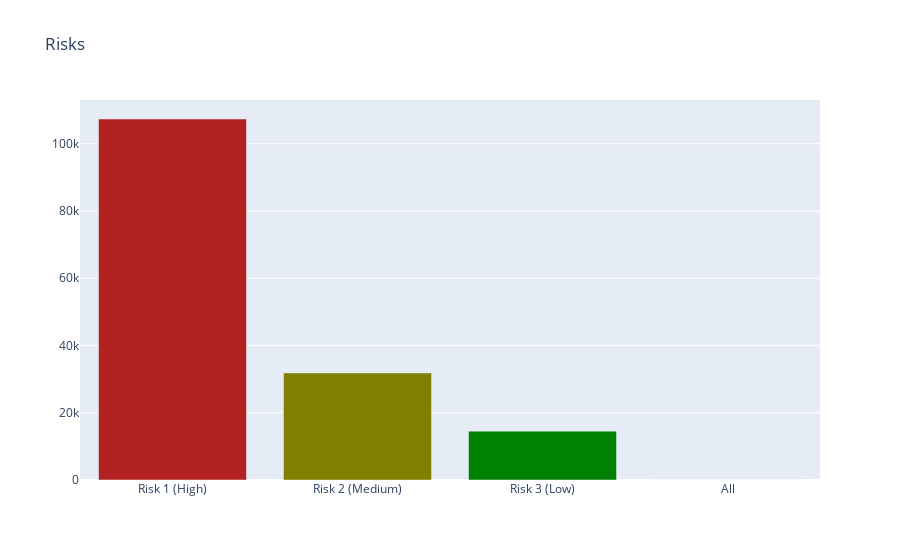

Write notebook code for a chart like this one.
### Markdown cell above
#### Types of Risks

### Code cell
data = [
            go.Bar(
                    x = df['Risk'].value_counts().keys().tolist(),
                    y = df['Risk'].value_counts().tolist(),
                    marker = dict(
                    color = [
                                'rgb(178,34,34)', 
                                'rgb(128,128,0)',
                                'rgb(0,128,0)',
                                'rgb(255,0,255)'
                            ]
                        )
                    )
        ]

layout = go.Layout(title = 'Risks')

fig = go.Figure(data = data, layout = layout)
iplot(fig, filename = 'Risks')

### Figure 1 — Plotly figure (JSON) as saved in the notebook; plotly's stock layout.template omitted (floating-point values rounded to 4 significant figures)
{"data": [{"marker": {"color": ["rgb(178,34,34)", "rgb(128,128,0)", "rgb(0,128,0)", "rgb(255,0,255)"]}, "type": "bar", "x": ["Risk 1 (High)", "Risk 2 (Medium)", "Risk 3 (Low)", "All"], "y": [107362, 31845, 14531, 19]}], "layout": {"title": {"text": "Risks"}}}
